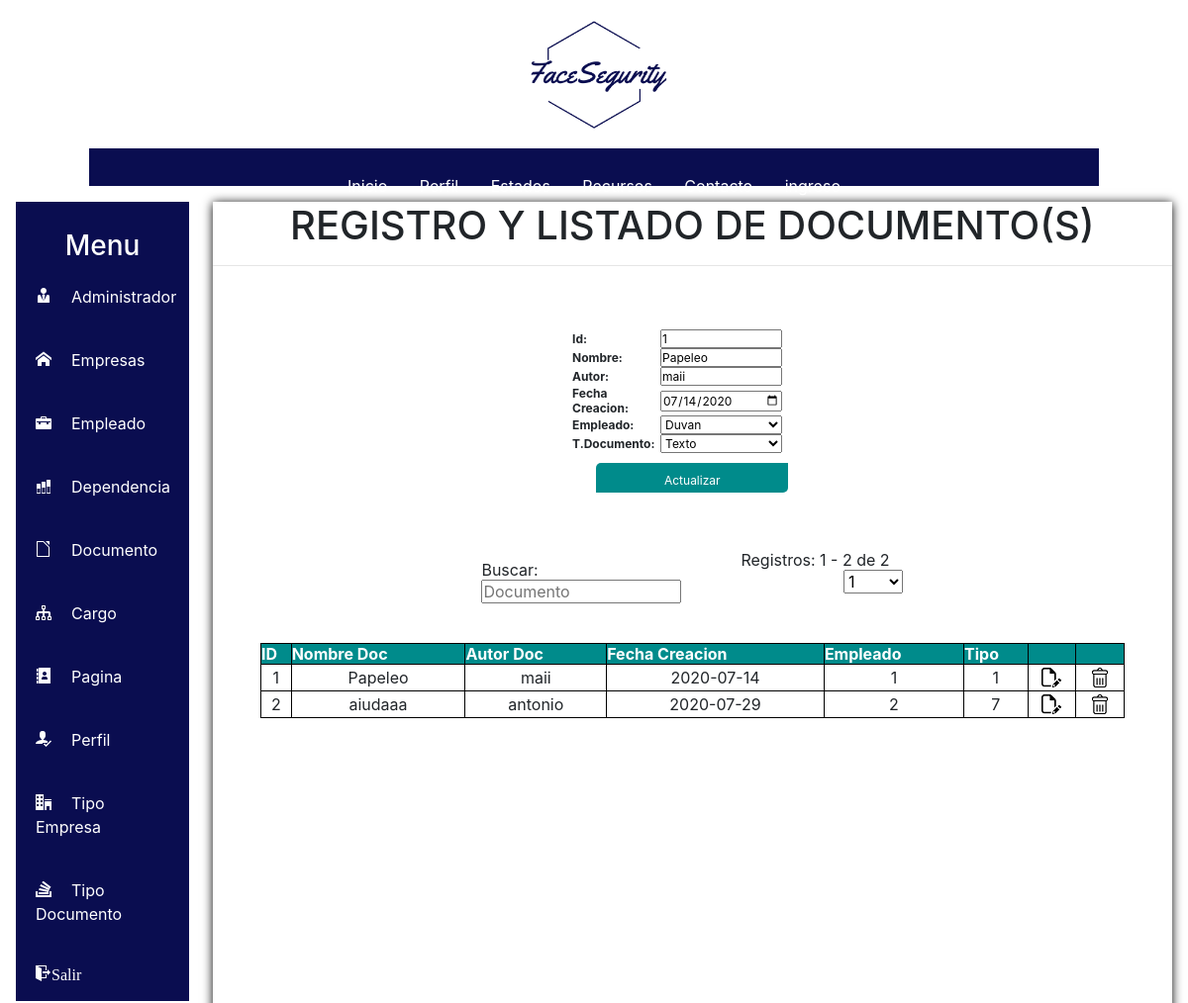
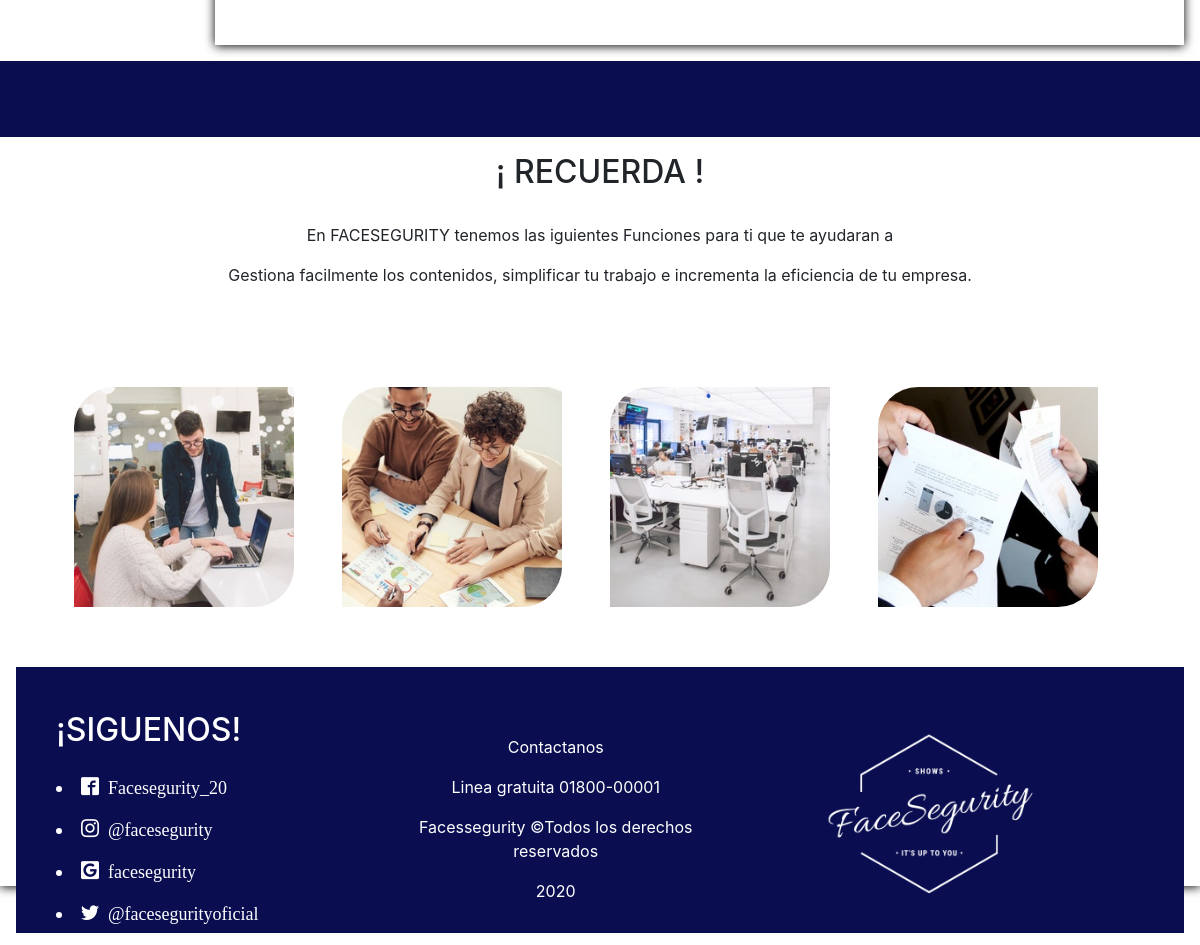
/SW_FACESEGURITY/home.php?pg=005&id_doc=1 (signed in), run on the app's committed database (2 pictures, top to bottom).
### tables this page shows
CREATE TABLE `documento` (
  `id_doc` int(11) NOT NULL,
  `nom` text NOT NULL,
  `aut_doc` text NOT NULL,
  `fec_crea` date NOT NULL,
  `id_emp` int(11) NOT NULL,
  `id_tpdoc` int(11) NOT NULL
);

### SW_FACESEGURITY/modelo/mdocumento.php (called while the page is built, shortened)
<?php
class mdocumento{
	public function sel_documento($filtro,$rvini,$rvfin){
		$resultado = null;
		$modelo = new conexion();
		$conexion = $modelo->get_conexion();
		$sql = 'SELECT id_doc, nom, aut_doc, fec_crea, id_emp, id_tpdoc FROM documento';
		$sql .= ' LIMIT '.$rvini.', '.$rvfin.';';
		$result = $conexion->prepare($sql);
		$result->execute();
		while($f=$result->fetch()){
			$resultado[]=$f;
		}
		return $resultado;
	}
	public function list_empleado(){
		$resultado = null;
		$modelo = new conexion();
		$conexion = $modelo->get_conexion();
		$sql = "SELECT id_emp, nomb FROM empleado;";
		$result = $conexion->prepare($sql);
		$result->execute();
		while($f=$result->fetch()){
			$resultado[]=$f;
		}
		return $resultado;
	}
	public function list_tipodocumento(){
		$resultado2 = null;
		$modelo = new conexion();
		$conexion = $modelo->get_conexion();
		$sql = "SELECT id_tpdoc, nom_tpdoc FROM tipo_documento;";
		$result2 = $conexion->prepare($sql);
		$result2->execute();
		while($f=$result2->fetch()){
			$resultado2[]=$f;
		}
		return $resultado2;
	}
	public function sel_documento_act($id_doc){
		$resultado1 = NULL;
		$modelo = new conexion();
		$conexion = $modelo->get_conexion();
		$sql = "SELECT id_doc,nom,aut_doc,fec_crea,id_emp,id_tpdoc FROM documento WHERE id_doc=:id_doc;";
		$result = $conexion->prepare($sql);
		$result->bindParam(':id_doc',$id_doc);
		$result->execute();
		while ($f1=$result->fetch()){
			$resultado1[]=$f1;
		}
		return $resultado1;
	}
}
?>

### SW_FACESEGURITY/controlador/cdocumento.php (the view, shortened to what this page needs)
<?php
include ("modelo/mdocumento.php");
require_once('modelo/mpaginacion.php');
	function form_registro($id_doc){
	    $mdocumento = new mdocumento();
		$result = $mdocumento->list_empleado();
		$result2 = $mdocumento->list_tipodocumento();
		$result1 = $mdocumento->sel_documento_act($id_doc);
		$txt = '';
		$txt .= '<div class="cuad">';
			$txt .= '<form name="frm1" action="#" method="POST">';
				$txt .= '<table>';
					$txt .= '<tr>';
						$txt .= '<th align="left">';
							$txt .= 'Id:';
						$txt .= '</th>';
						$txt .= '<td>';
							$txt .= '<input type="number" name="id_doc" max="999999999999" value="'.$id_doc.'"/>';
						$txt .= '</td>';
					$txt .= '</tr>';
					$txt .= '<tr>';
						$txt .= '<th align="left">';
							$txt .= 'Nombre:';
						$txt .= '</th>';
						$txt .= '<td>';
							$txt .= '<input type="text" name="nom" maxlength="50" value="';
						if ($id_doc)
						$txt .= $result1[0]["nom"];
						$txt .= '"/>';
						$txt .= '</td>';
					$txt .= '</tr>';
					$txt .= '<tr>';
						$txt .= '<th align="left">';
							$txt .= 'Autor:';
						$txt .= '</th>';
						$txt .= '<td>';
							$txt .= '<input type="text" name="aut_doc" maxlength="50" value="';
						if ($id_doc)
						$txt .= $result1[0]["aut_doc"];
						$txt .= '"/>';
						$txt .= '</td>';
					$txt .= '</tr>';
					$txt .= '<tr>';
						$txt .= '<th align="left">';
							$txt .= 'Fecha Creacion:';
						$txt .= '</th>';
						$txt .= '<td>';
							$txt .= '<input type="date" name="fec_crea" maxlength="50" value="';
						if ($id_doc)
						$txt .= $result1[0]["fec_crea"];
						$txt .= '"/>';
						$txt .= '</td>';
					$txt .= '</tr>';
					$txt .= '<tr>';
					$txt .= '<th align="left">';
						$txt .= 'Empleado: ';
					$txt .= '</th>';
					$txt .= '<td>';
						$txt .= '<select name="id_emp">';
						foreach ($result as $f) {
							$txt .= '<option value="'.$f['id_emp'].'" ';
							if($f['id_emp'] and $f['id_emp']==$result[0]["id_emp"])
								$txt .="SELECTED";
							$txt .= ' >'.$f['nomb'].'</option>';
						}
						$txt .= '</select>';
					$txt .= '</td>';
					$txt .= '</tr>';
					$txt .= '<tr>';
					$txt .= '<th align="left">';
						$txt .= 'T.Documento: ';
					$txt .= '</th>';
					$txt .= '<td>';
						$txt .= '<select name="id_tpdoc">';
						foreach ($result2 as $f) {
							$txt .= '<option value="'.$f['id_tpdoc'].'" ';
							if($f['id_tpdoc'] and $f['id_tpdoc']==$result2[0]["id_tpdoc"])
								$txt .="SELECTED";
							$txt .= ' >'.$f['nom_tpdoc'].'</option>';
						}
						$txt .= '</select>';
					$txt .= '</td>';
					$txt .= '</tr>';
					$txt .= '<tr>';
					$txt .= '<th colspan="2" style="text-align: center;">';
						$txt .= '<input type="submit" name="operacion" value="';
						if ($id_doc)
							$txt .= 'Actualizar';
						else
							$txt .= 'Insertar';
					$txt .= '" />';
					$txt .= '</tr>';
				$txt .= '</table>';
			$txt .= '</form>';
		$txt .= '</div>';
		echo $txt;
	}
	function form_mostrar($conp,$nreg,$pg,$bo,$filtro,$arc){
		$mdocumento = new mdocumento();
		$pa = new mpaginacion();
		$txt = '';
		$txt .= "<table>";
			$txt .= "<tr>";
				$txt .= "<td>";
					$txt .= "<form name='forfil' method='GET' action='".$arc."'>";
						$txt .= "<input type='hidden' name='pg' value='".$pg."' />";
						$txt .= "Buscar:<input type='text' name='filtro' value='".$filtro."' placeholder='Documento' onChange= 'this.form.submit();' />";
					$txt .= "</form>";
				$txt .= "</td>";
				$txt .= "<td align='right' style='padding-left: 10px;'>";
					$bo = "<input type='hidden' name='filtro' value='".$filtro."' />";
					$txt .= $pa->spag($conp,$nreg,$pg,$bo,$arc);
					$result = $mdocumento->sel_documento($filtro,$pa->rvalini(),$pa->rvalfin());
				$txt .= "</td>";
			$txt .= "</tr>";
		$txt .= "</table>";
		if($result){
		$txt .= '<div class="cuad1" style="width: 90%;">';
			$txt .= '<table width="100%" cellspacing="0px" align="center">';
				$txt .= '<tr>';
					$txt .= '<th>';
						$txt .= 'ID';
					$txt .= '</th>';
					$txt .= '<th>';
						$txt .= 'Nombre Doc';
					$txt .= '</th>';
					$txt .= '<th>';
						$txt .= 'Autor Doc';
					$txt .= '</th>';
					$txt .= '<th>';
						$txt .= 'Fecha Creacion';
					$txt .= '</th>';
					$txt .= '<th>';
						$txt .= 'Empleado';
					$txt .= '</th>';
					$txt .= '<th>';
						$txt .= 'Tipo';
					$txt .= '</th>';
					$txt .= '<th></th>';
					$txt .= '<th></th>';
				$txt .= '</tr>';
				foreach ($result as $f) {
				$txt .= '<tr>';
					$txt .= '<td align="center">';
						$txt .= $f["id_doc"];
					$txt .= '</td>';
					$txt .= '<td align="center">';
						$txt .= $f["nom"];
					$txt .= '</td>';
					$txt .= '<td align="center">';
						$txt .= $f["aut_doc"];
					$txt .= '</td>';
					$txt .= '<td align="center">';
						$txt .= $f["fec_crea"];
					$txt .= '</td>';
					$txt .= '<td align="center">';
						$txt .= $f["id_emp"];
					$txt .= '</td>';
					$txt .= '<td align="center">';
						$txt .= $f["id_tpdoc"];
					$txt .= '</td>';
					$txt .= '<td align="center"><a href="home.php?pg=005&id_doc='.$f["id_doc"].'">
						<img src="img/actua.png" title="Actualizar"</a></td>';
					$txt .= '<td align="center"><a href="home.php?pg=005&del='.$f["id_doc"].'">
						<img src="img/elemi.png" title="Eliminar"</a></td>';
				$txt .= '</tr>';
				}
			$txt .= '</table>';
		$txt .= '</div>';
		}else{
		$txt .= '<div class="cuad" style="width: 90%;">';
		$txt .= '<h3>No existen datos registrado en la base de datos...</h3>';
		$txt .= '</div>';
	}
		echo $txt;
	}
?>

### SW_FACESEGURITY/css/homeestilos.css (style rules this page uses)
* { margin: 0; padding: 0; }

### SW_FACESEGURITY/css/tablas.css (style rules this page uses)
.cuad1 th { border: solid 1px black; background: red; }
.cuad1 td { border: solid 1px black; padding: 3px; }
.cuad1 th { background-color: #008B8B; color: white; }
.cuad1 table { margin: 30px auto; padding: 12px auto; border: solid 1px black; border-collapse: collapse; }
.cuad1 { float: center; padding: 5px auto; margin: 5px auto; }
.cuad th { font-size: 12px; }
.cuad td { font-size: 12px; margin-bottom: 10px; box-sizing: border-box; }
input { display: block; width: 80% }
select { display: block; width: 80% }
.cuad table { width: 100%; float: center; overflow-x: auto; display: flex; overflow-y: auto; }
.cuad { width: 25%; float: center; }
input[type=submit] { margin-bottom: 0px; background: #008B8B; color: white; border:none; padding: 10px; height:30px; margin: 10px auto; text-shadow: #fff; border-radius: 5px 0px 5px 0px; }

### data on the page
documento: value "1 Papeleo maii 2020-07-14 1 1"
documento: value "2 aiudaaa antonio 2020-07-29 2 7"

### other printed values
$txt "Id: Nombre: Autor: Fecha Creacion: Empleado: T.Documento:"
$txt "Registros: 1 - 2 de 2"
form field id_emp "Duvan"
form field id_tpdoc "Texto"
form field npg "1"
